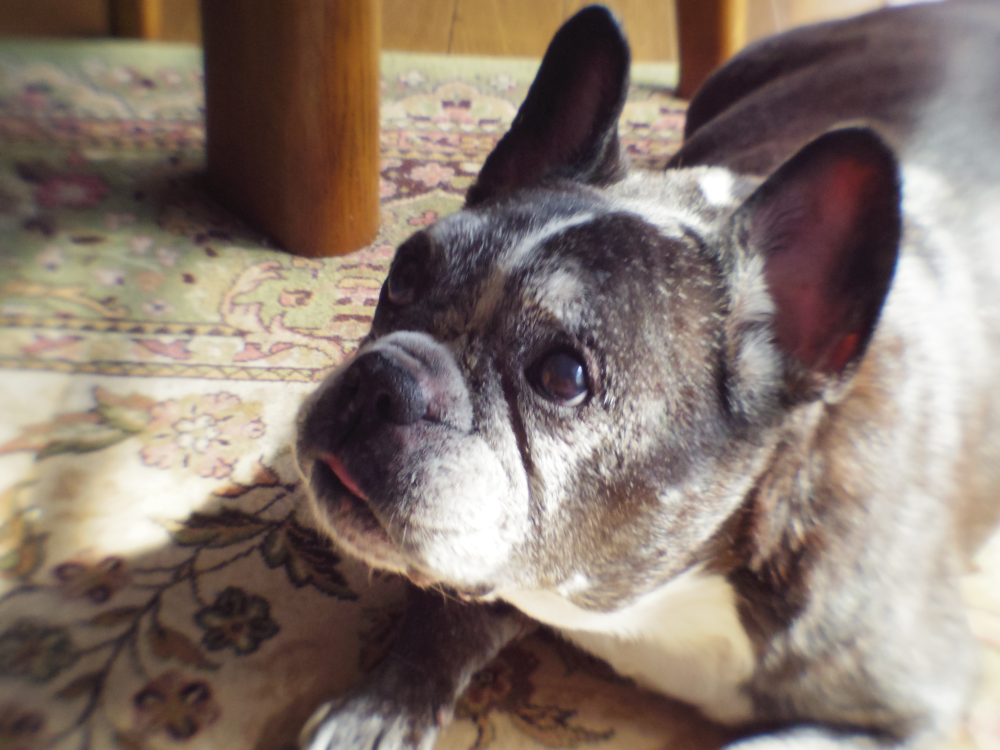
#> input picture sample/Original.JPG, 4000 x 3000 px (shown at 1/4 size); its folder holds only this picture in this run
$ python -i classic.py   (imports and definitions only)
#> lines starting #> are read from the running program, lines starting #| are printed output that depends on the picture
import numpy as np
from PIL import Image, ImageChops, ImageFilter

from anshitsu.process.grayscale import grayscale


def _classic_tone_curve(gray: np.ndarray) -> np.ndarray:
    """
    Apply a classic high-acutance monochrome tone curve.

    Parameters:
        gray: normalized grayscale image array

    Returns:
        np.ndarray: tone-adjusted normalized image array.
    """
    shadows = np.clip((gray - 0.015) / 0.985, 0.0, 1.0)
    contrast = 3 * shadows**2 - 2 * shadows**3
    contrast = (contrast - 0.5) * 1.12 + 0.5

    highlight_start = 0.86
    highlights = np.maximum(contrast - highlight_start, 0.0)
    compressed = highlights / (1.0 + highlights * 1.6)
    return np.minimum(contrast, highlight_start + compressed)


def _add_classic_grain(image: Image, amount: float) -> Image:
    """
    Add visible but restrained monochrome grain to an L image.

    Parameters:
        image: L mode image
        amount: grain strength

    Returns:
        Image: grain-adjusted L image.
    """
    noise_image = Image.effect_noise(image.size, amount)
    table = [x * 2 for x in range(256)]
    return ImageChops.multiply(image, noise_image).point(table)


def classic(image: Image) -> Image:
    """
    Apply a classic monochrome preset inspired by Kodak TRI-X in Rodinal.

    The preset converts the image to L mode, adds a firm but not extreme tone
    curve, protects the brightest highlights, adds visible fine grain, and
    applies mild sharpening. It is intended to be less aggressive than Tosaka
    mode while keeping the traditional high-acutance feel of TRI-X developed in
    Rodinal.

    Parameters:
        image: Image

    Returns:
        Image: processed image in L mode.
    """
    monochrome = grayscale(image)
    gray = np.array(monochrome, dtype="float32") / 255.0
    toned = np.clip(_classic_tone_curve(gray), 0.0, 1.0)
    processed = Image.fromarray((toned * 255).astype("uint8"))
    processed = _add_classic_grain(processed, 7.0)
    processed = processed.filter(ImageFilter.UnsharpMask(radius=1.0, percent=70, threshold=2))
    return processed.point(lambda value: min(value, 252))

>>> import cv2
>>> picture = cv2.imread('../../../sample/Original.JPG', cv2.IMREAD_GRAYSCALE)
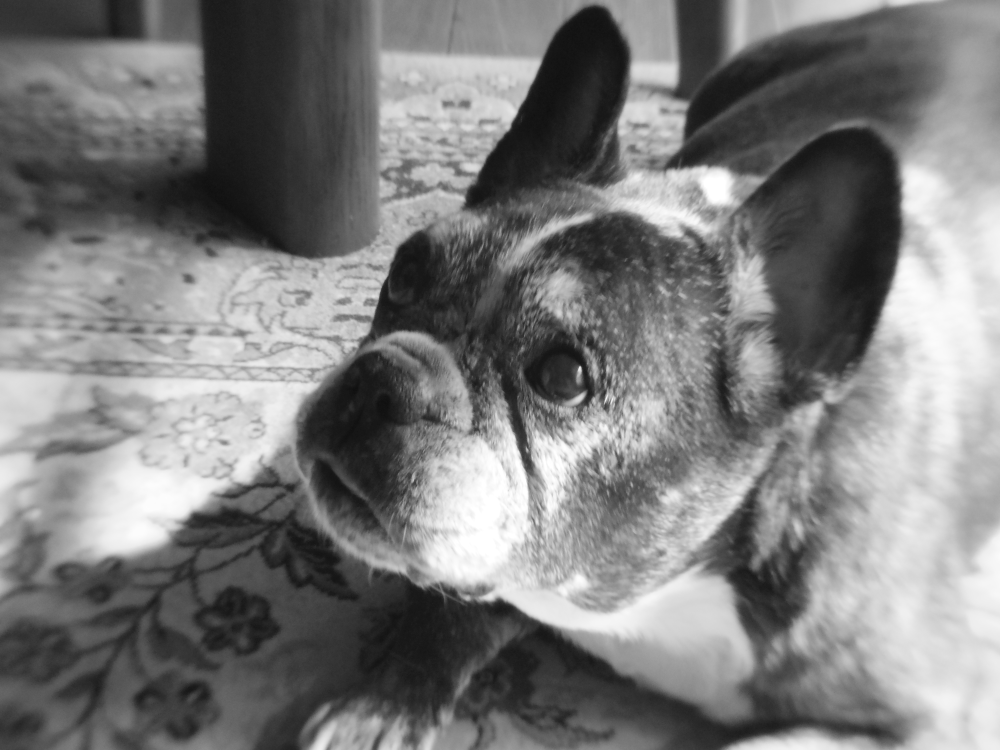
#> picture: shape (3000, 4000) (shown at 1/4 size); min 7, max 255, mean 123.4
#> (the run stopped early here; a loop or call above may not have finished)
